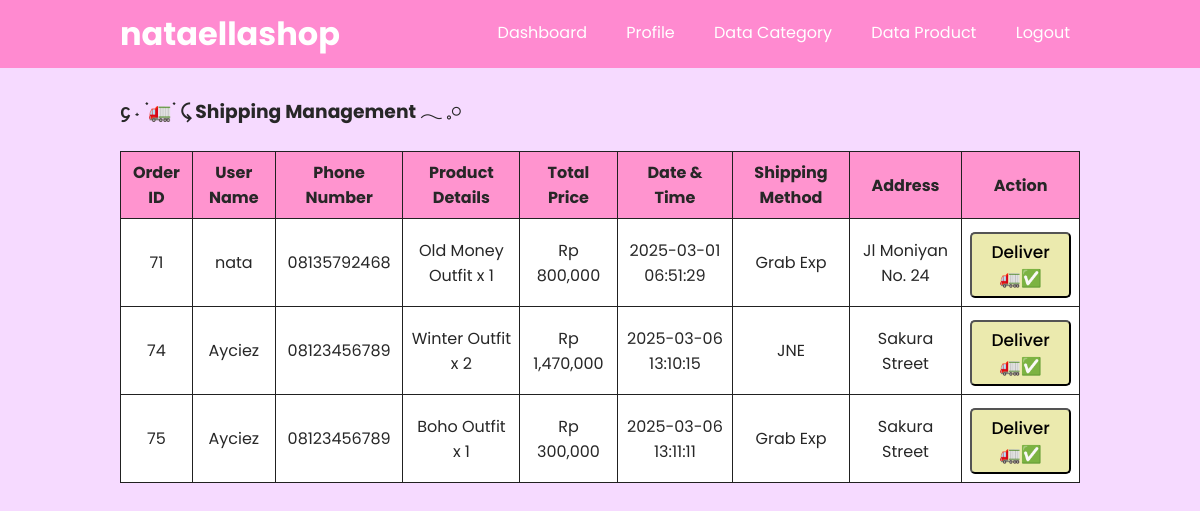
The page /nataellashop/shipping.php on the database its author committed.
### tables this page shows
CREATE TABLE `tb_order` (
  `order_id` int(11) NOT NULL,
  `total_price` decimal(10,2) DEFAULT NULL,
  `order_status` varchar(50) DEFAULT NULL,
  `product_id` int(11) DEFAULT NULL,
  `quantity` int(11) DEFAULT NULL,
  `date_created` timestamp NOT NULL DEFAULT current_timestamp(),
  `customer_id` int(11) NOT NULL,
  `shipping_method` varchar(10) NOT NULL,
  `shipping_address` text NOT NULL,
  `payment_proof` varchar(255) DEFAULT NULL
);

CREATE TABLE `tb_customer` (
  `customer_id` int(11) NOT NULL,
  `customer_name` varchar(100) DEFAULT NULL,
  `customer_email` varchar(100) DEFAULT NULL,
  `customer_phone` varchar(15) DEFAULT NULL,
  `customer_address` varchar(255) DEFAULT NULL,
  `customer_password` varchar(255) DEFAULT NULL
);

CREATE TABLE `tb_order_detail` (
  `order_detail_id` int(11) NOT NULL,
  `order_id` int(11) NOT NULL,
  `product_id` int(11) NOT NULL,
  `quantity` int(11) NOT NULL,
  `price` decimal(10,2) NOT NULL
);

CREATE TABLE `tb_product` (
  `product_id` int(11) NOT NULL,
  `category_id` int(11) NOT NULL,
  `product_name` varchar(100) NOT NULL,
  `product_price` int(11) NOT NULL,
  `product_description` text NOT NULL,
  `product_image` varchar(100) NOT NULL,
  `product_status` tinyint(1) NOT NULL,
  `date_created` timestamp NOT NULL DEFAULT current_timestamp(),
  `stock` int(11) DEFAULT 0
);

### nataellashop/shipping.php (the view, shortened to what this page needs)
<?php
include 'db.php';
$orders = mysqli_query($conn, "SELECT tb_order.*, tb_customer.customer_name AS user_name, tb_customer.customer_address AS shipping_address, tb_customer.customer_phone AS phone_number FROM tb_order JOIN tb_customer ON tb_order.customer_id = tb_customer.customer_id WHERE tb_order.order_status = 'Processing Your Order 🔃'");
?>
<!DOCTYPE html>
<html lang="en">
<head>
    <link rel="stylesheet" type="text/css" href="css/style.css">
</head>
<body>
    <header>
        <div class="container">
            <h1><a href="dashboard.php">nataellashop</a></h1>
            <ul id="navbar">
                <li><a href="dashboard.php">Dashboard</a></li>
                <li><a href="profile.php">Profile</a></li>
                <li><a href="data-kategori.php">Data Category</a></li>
                <li><a href="data-produk.php">Data Product</a></li>
                <li><a href="keluar.php">Logout</a></li>
            </ul>
        </div>
    </header>
    <div class="section">
        <div class="container">
            <h3>᧔ ˖ ࣪ 🚛 ࣪ ⤹ Shipping Management 𓂃 𓈒𓏸</h3><br>
                <table class="shipping-table">
                    <thead>
                        <tr>
                            <th>Order ID</th>
                            <th>User Name</th>
                            <th>Phone Number</th>
                            <th>Product Details</th>
                            <th>Total Price</th>
                            <th>Date & Time</th>
                            <th>Shipping Method</th>
                            <th>Address</th>
                            <th>Action</th>
                        </tr>
                    </thead>
                    <tbody>
                        <?php while ($order = mysqli_fetch_object($orders)) { ?>
                        <tr>
                            <td><?php echo $order->order_id; ?></td>
                            <td><?php echo $order->user_name; ?></td>
                            <td><?php echo $order->phone_number; ?></td>
                            <td>
                                <ol class="no-numbers">
                                    <?php
                                    $order_details_query = "SELECT tb_order_detail.*, tb_product.product_name FROM tb_order_detail JOIN tb_product ON tb_order_detail.product_id = tb_product.product_id WHERE tb_order_detail.order_id = '$order->order_id'";
                                    $order_details_result = mysqli_query($conn, $order_details_query);
                                    while ($detail = mysqli_fetch_object($order_details_result)) { ?>
                                        <li><?php echo $detail->product_name; ?> x <?php echo $detail->quantity; ?></li>
                                    <?php } ?>
                                </ol>
                            </td>
                            <td>Rp <?php echo number_format($order->total_price, 0, '.', ','); ?></td>
                            <td><?php echo $order->date_created; ?></td>
                            <td><?php echo $order->shipping_method; ?></td>
                            <td><?php echo $order->shipping_address; ?></td>
                            <td>
                                <form method="post" action="shipping.php">
                                    <button type="submit" name="update_status" class="btn-deliver">Deliver 🚛✅</button>
                                </form>
                            </td>
                        </tr>
                        <?php } ?>
                    </tbody>
                </table>
        </div>
    </div>
</body>
</html>

### nataellashop/css/style.css (style rules this page uses)
* { padding: 0; margin: 0; font-family: 'Poppins', sans-serif; }
body { background-color: rgb(246, 218, 255); }
a { color: inherit; text-decoration: none; }
.btn-deliver { display: inline-block; padding: 5px 10px; background-color: #ebeaae; color: #000000; text-decoration: none; font-size: 17px; font-weight: 470; border-radius: 5px; margin-top: 5px; transition: background-color 0.3s; cursor: pointer; text-align: center; }
header { background-color: hsl(324, 100%, 77%); color: #fff; z-index: 10; }
#navbar { z-index: 10; }
header h1 { float: left; padding: 10px 0; }
header ul { float: right; }
header ul li { display: inline-block; }
header ul li a { padding: 20px 10px 20px 25px; text-decoration: none; color: #fff; display: block; }
.container { width: 80%; margin:0 auto; }
.container:after { content: ''; display: block; clear: both; }
.container h1 { color: #ffffff; }
.section { padding: 25px 0; color: rgb(39, 39, 39); }
.order-table, .shipping-table, .cart-table { width: 100%; border-collapse: collapse; margin-bottom: 20px; }
.order-table th, .order-table td, .shipping-table th, .shipping-table td, .cart-table th, .cart-table td { border: 1px solid #212121; padding: 8px; text-align: center; background-color: #ffffff; }
.order-table th, .shipping-table th, .cart-table th { background-color: #ff94cf; }
.order-table tr:nth-child(even), .shipping-table tr:nth-child(even), .cart-table tr:nth-child(even) { background-color: #f9f9f9; }
.no-numbers { list-style-type: none; padding-left: 0; }

### rows shown on the page
tb_order: order_id "71", customer.customer_name "nata", customer.customer_phone "08135792468", total_price "800,000", date_created "2025-03-01 06:51:29", shipping_method "Grab Exp", customer.customer_address "Jl Moniyan No. 24"
tb_order_detail: product.product_name "Old Money Outfit", quantity "1"
tb_order: order_id "74", customer.customer_name "Ayciez", customer.customer_phone "08123456789", total_price "1,470,000", date_created "2025-03-06 13:10:15", shipping_method "JNE", customer.customer_address "Sakura Street"
tb_order_detail: product.product_name "Winter Outfit", quantity "2"
tb_order: order_id "75", customer.customer_name "Ayciez", customer.customer_phone "08123456789", total_price "300,000", date_created "2025-03-06 13:11:11", shipping_method "Grab Exp", customer.customer_address "Sakura Street"
tb_order_detail: product.product_name "Boho Outfit", quantity "1"
